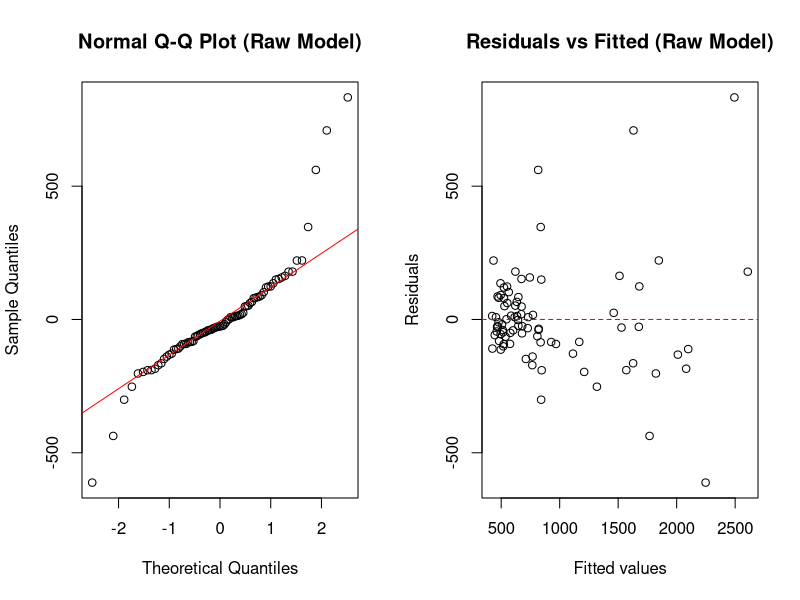
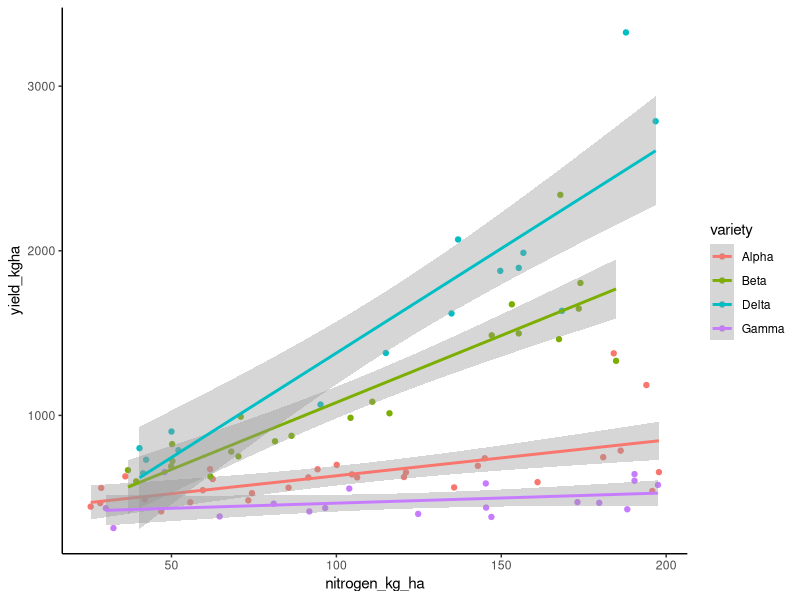
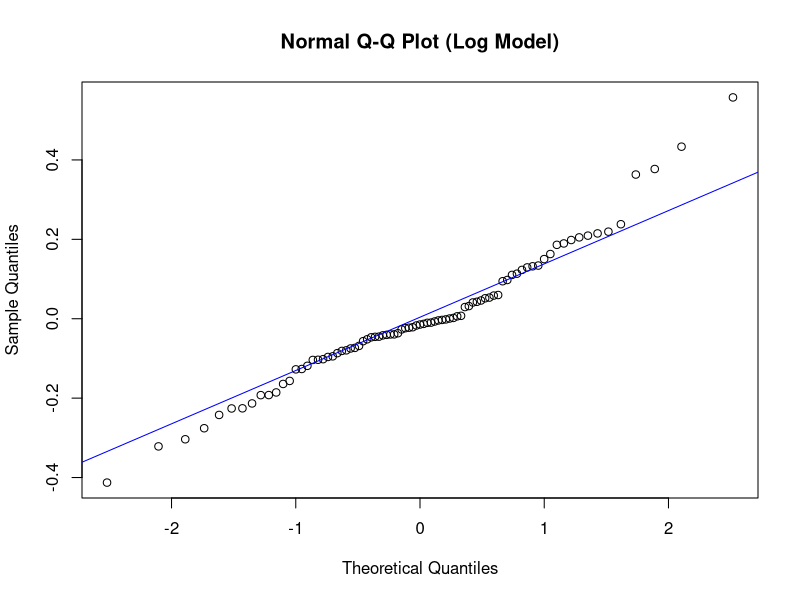
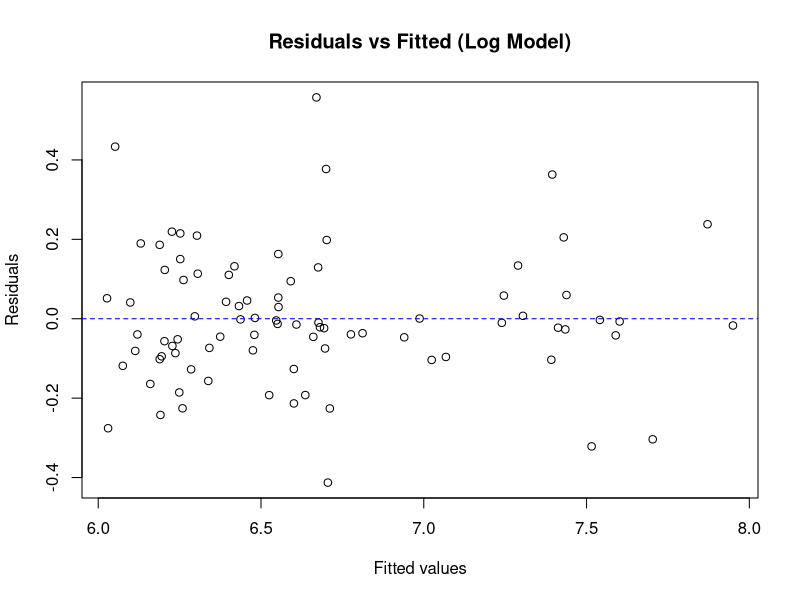
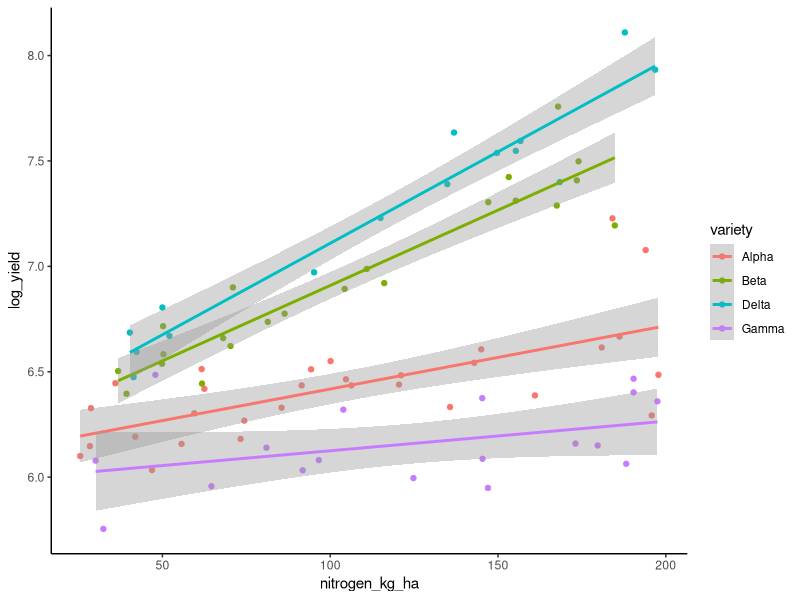
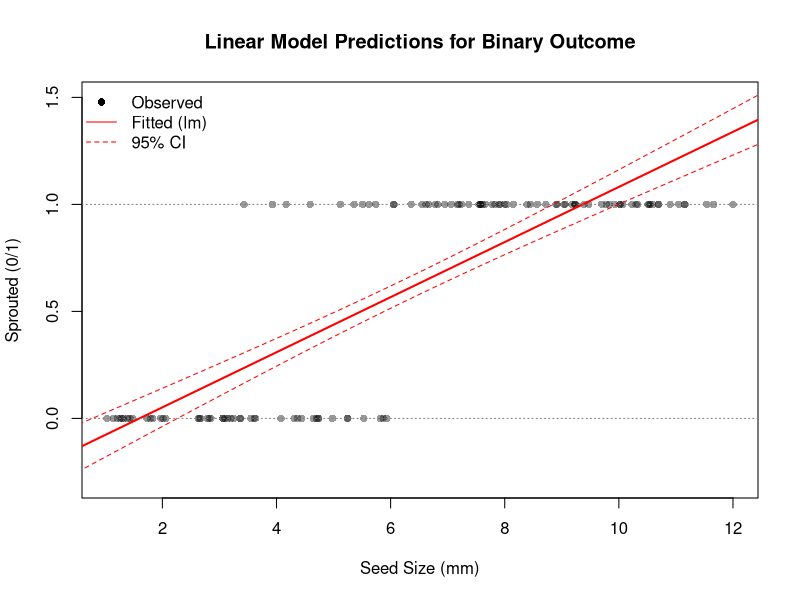
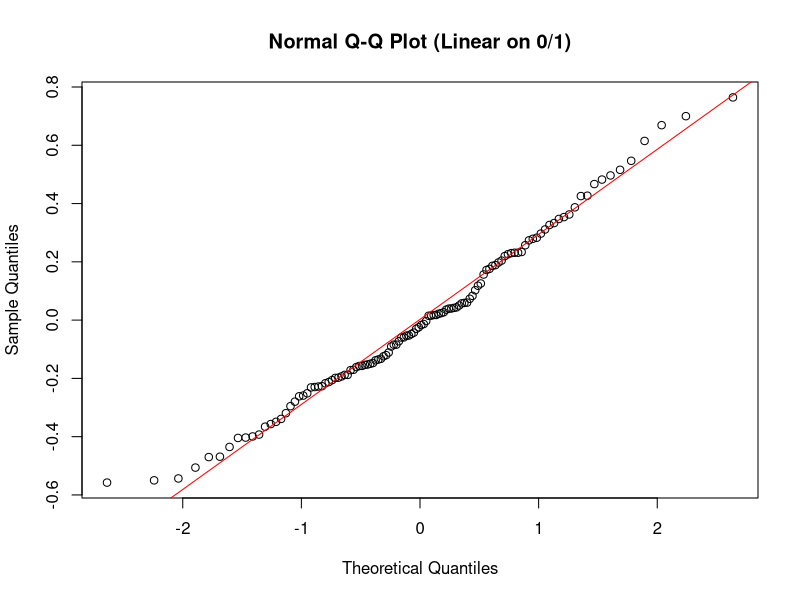
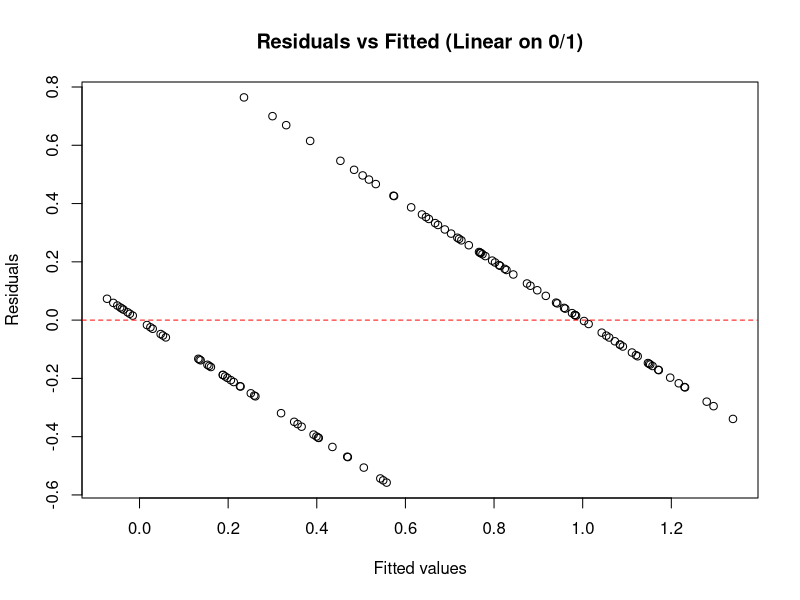

The R script that drew these images, in order:
## ---- chunk 1
# Load all required libraries up front
library(car)      # for Anova() Type II/III
library(ggplot2)  # for plotting
## ---- chunk 2
# Read the yield dataset
yield_data <- read.csv("yield_transform_dataset.csv")

# Make variety a factor
yield_data$variety <- as.factor(yield_data$variety)

# Quick look at the data
str(yield_data)
summary(yield_data)
## ---- chunk 3
# Fit a linear model on the RAW (untransformed) yield
raw_model <- lm(yield_kgha ~ nitrogen_kg_ha * variety, data = yield_data)
summary(raw_model)
## ---- chunk 4
# Side-by-side diagnostic plots
par(mfrow = c(1, 2))

# QQ plot — checks normality of residuals
qqnorm(resid(raw_model), main = "Normal Q-Q Plot (Raw Model)")
qqline(resid(raw_model), col = "red")

# Residuals vs Fitted — checks linearity & constant variance
plot(fitted(raw_model), resid(raw_model),
     xlab = "Fitted values", ylab = "Residuals",
     main = "Residuals vs Fitted (Raw Model)")
abline(h = 0, col = "red", lty = 2)

par(mfrow = c(1, 1))
## ---- chunk 5
library(ggplot2)
ggplot(yield_data, aes(nitrogen_kg_ha, yield_kgha, col=variety)) +
 geom_point() +
 stat_smooth(method = "lm", formula = y ~ x)+
theme_classic()
## ---- chunk 6
# Log-transform the response
yield_data$log_yield <- log(yield_data$yield_kgha)

# Re-fit the same model structure on log(yield)
log_model <- lm(log_yield ~ nitrogen_kg_ha * variety, data = yield_data)
summary(log_model)
## ---- chunk 7
par(mfrow = c(1, 1))

qqnorm(resid(log_model), main = "Normal Q-Q Plot (Log Model)")
qqline(resid(log_model), col = "blue")

plot(fitted(log_model), resid(log_model),
     xlab = "Fitted values", ylab = "Residuals",
     main = "Residuals vs Fitted (Log Model)")
abline(h = 0, col = "blue", lty = 2)


## ---- chunk 8
library(ggplot2)
ggplot(yield_data, aes(nitrogen_kg_ha, log_yield, col=variety)) +
 geom_point() +
 stat_smooth(method = "lm", formula = y ~ x)+
theme_classic()
## ---- chunk 9
library(car)
# ------ Type I (sequential) SS ------
# Order of terms matters; results depend on which predictor is entered first.
cat("===== Type I SS (sequential) =====\n")
anova(log_model)

# ------ Type II SS ------
# Each main effect tested after the other main effect, ignoring the interaction.
cat("\n===== Type II SS =====\n")
Anova(log_model, type = "II")

# ------ Type III SS ------
# Each term tested after ALL other terms (including the interaction).
# Requires setting contrasts to sum-to-zero for valid results.
options(contrasts = c("contr.sum", "contr.poly"))
log_model_t3 <- lm(log_yield ~ nitrogen_kg_ha * variety, data = yield_data)
Anova(log_model_t3, type = "III")
## ---- chunk 10
# ------ Type III SS ------
# Each term tested after ALL other terms (including the interaction).
# Requires setting contrasts to sum-to-zero for valid results.
options(contrasts = c("contr.sum", "contr.poly"))
log_model_t3 <- lm(log_yield ~ nitrogen_kg_ha * variety, data = yield_data)
Anova(log_model_t3, type = "III")
## ---- chunk 11
library(emmeans)
emtrends(log_model_t3, pairwise ~ variety, var = "nitrogen_kg_ha")
## ---- chunk 12
emm <- emmeans(log_model_t3, ~ variety | nitrogen_kg_ha,
               at = list(nitrogen_kg_ha = c(0, 50, 100)))

pairs(emm, adjust = "tukey")
## ---- chunk 13
# Read the sprouting dataset
sprout_data <- read.csv("seed_sprouting.csv")

# Quick look
str(sprout_data)
table(sprout_data$sprout)
## ---- chunk 14
# Fit a LINEAR model to the binary outcome — this is intentionally wrong!
wrong_model <- lm(sprout ~ seed_size_mm, data = sprout_data)
summary(wrong_model)
## ---- chunk 15
# Create a sequence of seed sizes for prediction
new_sizes <- data.frame(seed_size_mm = seq(0, 14, by = 0.1))

# Predict with 95% confidence interval
preds <- predict(wrong_model, newdata = new_sizes, interval = "confidence")
new_sizes <- cbind(new_sizes, preds)

# Plot the observed data and the linear predictions
plot(sprout_data$seed_size_mm, sprout_data$sprout,
     pch = 16, col = rgb(0, 0, 0, 0.4),
     xlab = "Seed Size (mm)", ylab = "Sprouted (0/1)",
     main = "Linear Model Predictions for Binary Outcome",
     ylim = c(-0.3, 1.5))

# Add the fitted line and confidence band
lines(new_sizes$seed_size_mm, new_sizes$fit, col = "red", lwd = 2)
lines(new_sizes$seed_size_mm, new_sizes$lwr, col = "red", lty = 2)
lines(new_sizes$seed_size_mm, new_sizes$upr, col = "red", lty = 2)

# Reference lines at 0 and 1
abline(h = 0, col = "grey50", lty = 3)
abline(h = 1, col = "grey50", lty = 3)

legend("topleft",
       legend = c("Observed", "Fitted (lm)", "95% CI"),
       pch = c(16, NA, NA), lty = c(NA, 1, 2), col = c("black", "red", "red"),
       bty = "n")
## ---- chunk 16

par(mfrow = c(1, 1))
qqnorm(resid(wrong_model), main = "Normal Q-Q Plot (Linear on 0/1)")
qqline(resid(wrong_model), col = "red")

plot(fitted(wrong_model), resid(wrong_model),
     xlab = "Fitted values", ylab = "Residuals",
     main = "Residuals vs Fitted (Linear on 0/1)")
abline(h = 0, col = "red", lty = 2)


## ---- chunk 17
(1/6)/(5/6)
## ---- chunk 18
0.8/(1-0.8)

## ---- chunk 19
log(6.5789e-11/(1-6.5789e-11))
## ---- chunk 20
log(0.8/(1-0.8))
## ---- chunk 21
pi = seq(0.0001,1-0.0001, by=0.0001)
plot(pi~qlogis(pi), type="l",xlab="logit(p)",ylab="p"); abline(v=0, lty="dashed"); abline(h=0.5, lty="dashed")

## ---- chunk 22
logistic_model <- glm(sprout ~ seed_size_mm, data = sprout_data, family = binomial(link = "logit"))
summary(logistic_model)
## ---- chunk 23
# Create a sequence of seed sizes for prediction
# Predict with 95% confidence interval on the link scale
# I will use the same dataframe
preds <- predict.glm(logistic_model, sprout_data, se.fit = TRUE)
# Calculate the confidence intervals on the link scale
ci_lwr <-with(preds, plogis(fit - 1.96 * se.fit))
ci_upr <-with(preds, plogis(fit + 1.96 * se.fit))
# Add the predicted probabilities and confidence intervals to the original data frame
sprout_data<-cbind(sprout_data,preds)
sprout_data$predicted_prob <- plogis(sprout_data$fit)
sprout_data$ci_lwr <- ci_lwr
sprout_data$ci_upr <- ci_upr
## ---- chunk 24
ggplot(sprout_data,aes(x=seed_size_mm,y=predicted_prob,ymin=ci_lwr,ymax=ci_upr))+
  geom_point()+
  geom_line(aes(y=predicted_prob))+
  geom_ribbon(alpha=0.15)+
  xlab("Seed Size (mm)")+
  ylab("Probability of Sprouting")+
  theme_bw()
